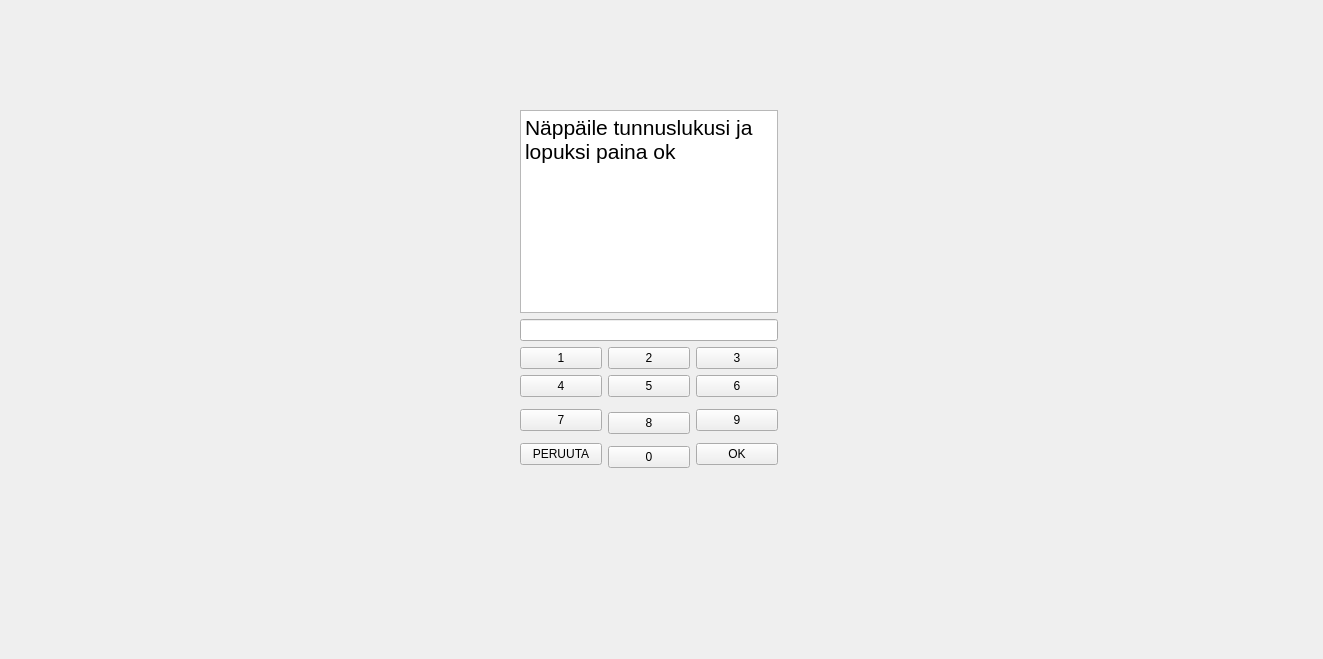
<?xml version="1.0" encoding="UTF-8"?>
<ui version="4.0">
 <class>Tunnusluku</class>
 <widget class="QWidget" name="Tunnusluku">
  <property name="geometry">
   <rect>
    <x>0</x>
    <y>0</y>
    <width>1323</width>
    <height>659</height>
   </rect>
  </property>
  <property name="windowTitle">
   <string>Form</string>
  </property>
  <widget class="QWidget" name="layoutWidget">
   <property name="geometry">
    <rect>
     <x>520</x>
     <y>110</y>
     <width>258</width>
     <height>361</height>
    </rect>
   </property>
   <layout class="QGridLayout" name="gridLayout">
    <item row="11" column="2">
     <widget class="QPushButton" name="pushButton_3">
      <property name="text">
       <string>3</string>
      </property>
     </widget>
    </item>
    <item row="12" column="2">
     <widget class="QPushButton" name="pushButton_6">
      <property name="text">
       <string>6</string>
      </property>
     </widget>
    </item>
    <item row="17" column="1" rowspan="2">
     <widget class="QPushButton" name="pushButton_10">
      <property name="text">
       <string>0</string>
      </property>
     </widget>
    </item>
    <item row="11" column="1">
     <widget class="QPushButton" name="pushButton_2">
      <property name="text">
       <string>2</string>
      </property>
     </widget>
    </item>
    <item row="15" column="2">
     <widget class="QPushButton" name="pushButton_9">
      <property name="text">
       <string>9</string>
      </property>
     </widget>
    </item>
    <item row="15" column="1" rowspan="2">
     <widget class="QPushButton" name="pushButton_8">
      <property name="text">
       <string>8</string>
      </property>
     </widget>
    </item>
    <item row="17" column="0">
     <widget class="QPushButton" name="pushButton_11">
      <property name="text">
       <string>PERUUTA</string>
      </property>
     </widget>
    </item>
    <item row="12" column="0">
     <widget class="QPushButton" name="pushButton_4">
      <property name="text">
       <string>4</string>
      </property>
     </widget>
    </item>
    <item row="17" column="2">
     <widget class="QPushButton" name="pushButton_12">
      <property name="text">
       <string>OK</string>
      </property>
     </widget>
    </item>
    <item row="12" column="1">
     <widget class="QPushButton" name="pushButton_5">
      <property name="text">
       <string>5</string>
      </property>
     </widget>
    </item>
    <item row="7" column="0" colspan="3">
     <widget class="QLineEdit" name="Laatikko"/>
    </item>
    <item row="11" column="0">
     <widget class="QPushButton" name="pushButton">
      <property name="text">
       <string>1</string>
      </property>
     </widget>
    </item>
    <item row="14" column="0" rowspan="3">
     <widget class="QPushButton" name="pushButton_7">
      <property name="text">
       <string>7</string>
      </property>
     </widget>
    </item>
    <item row="0" column="0" colspan="3">
     <widget class="QTextEdit" name="textEdit">
      <property name="html">
       <string>&lt;!DOCTYPE HTML PUBLIC &quot;-//W3C//DTD HTML 4.0//EN&quot; &quot;http://www.w3.org/TR/REC-html40/strict.dtd&quot;&gt;
&lt;html&gt;&lt;head&gt;&lt;meta name=&quot;qrichtext&quot; content=&quot;1&quot; /&gt;&lt;style type=&quot;text/css&quot;&gt;
p, li { white-space: pre-wrap; }
&lt;/style&gt;&lt;/head&gt;&lt;body style=&quot; font-family:'MS Shell Dlg 2'; font-size:8.25pt; font-weight:400; font-style:normal;&quot;&gt;
&lt;p style=&quot; margin-top:0px; margin-bottom:0px; margin-left:0px; margin-right:0px; -qt-block-indent:0; text-indent:0px;&quot;&gt;&lt;span style=&quot; font-size:16pt;&quot;&gt;Näppäile tunnuslukusi ja lopuksi paina ok&lt;/span&gt;&lt;/p&gt;&lt;/body&gt;&lt;/html&gt;</string>
      </property>
     </widget>
    </item>
   </layout>
  </widget>
 </widget>
 <resources/>
 <connections/>
</ui>
